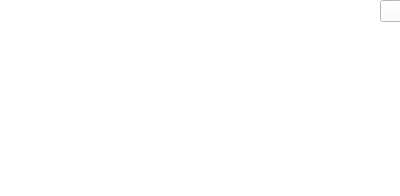
<?xml version="1.0" encoding="UTF-8"?>
<ui version="4.0">
 <class>TimeseriesGraph</class>
 <widget class="QWidget" name="TimeseriesGraph">
  <property name="geometry">
   <rect>
    <x>0</x>
    <y>0</y>
    <width>400</width>
    <height>196</height>
   </rect>
  </property>
  <property name="windowTitle">
   <string>Form</string>
  </property>
  <property name="styleSheet">
   <string notr="true">background-color: rgb(255, 255, 255)</string>
  </property>
  <widget class="QCustomPlot" name="graph" native="true">
   <property name="geometry">
    <rect>
     <x>10</x>
     <y>10</y>
     <width>381</width>
     <height>181</height>
    </rect>
   </property>
  </widget>
  <widget class="QPushButton" name="snapShotButton">
   <property name="geometry">
    <rect>
     <x>380</x>
     <y>0</y>
     <width>22</width>
     <height>22</height>
    </rect>
   </property>
   <property name="toolTip">
    <string>take a snapShot</string>
   </property>
   <property name="text">
    <string/>
   </property>
   <property name="icon">
    <iconset resource="Resources/resource.qrc">
     <normaloff>:/snapShot.png</normaloff>:/snapShot.png</iconset>
   </property>
  </widget>
 </widget>
 <customwidgets>
  <customwidget>
   <class>QCustomPlot</class>
   <extends>QWidget</extends>
   <header>qcustomplot.h</header>
   <container>1</container>
  </customwidget>
 </customwidgets>
 <resources>
  <include location="Resources/resource.qrc"/>
 </resources>
 <connections/>
</ui>
